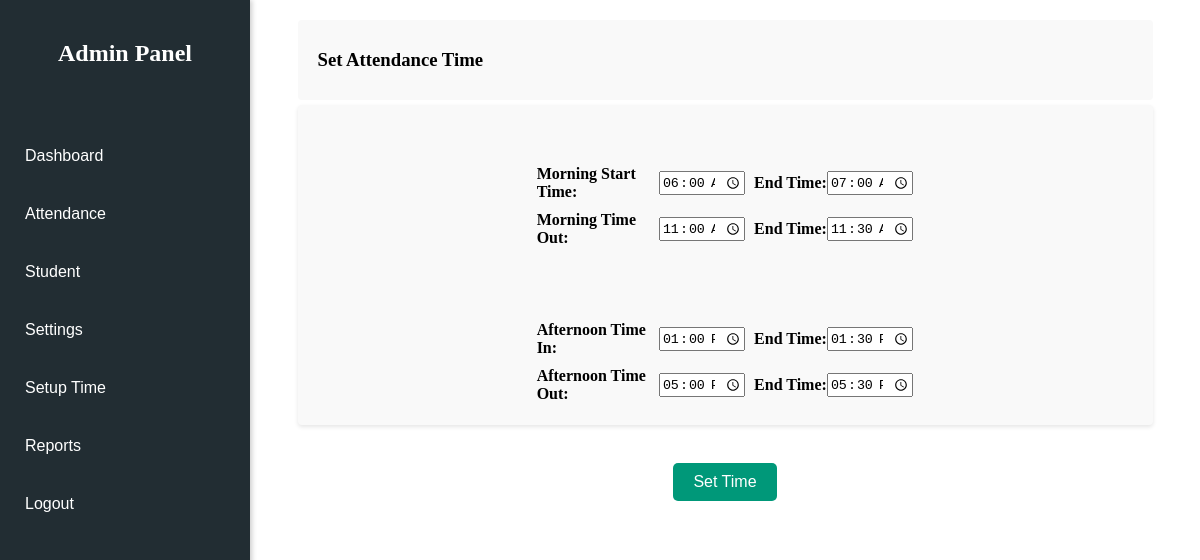
Before: /ADMIN/set_time.php with the older database file.
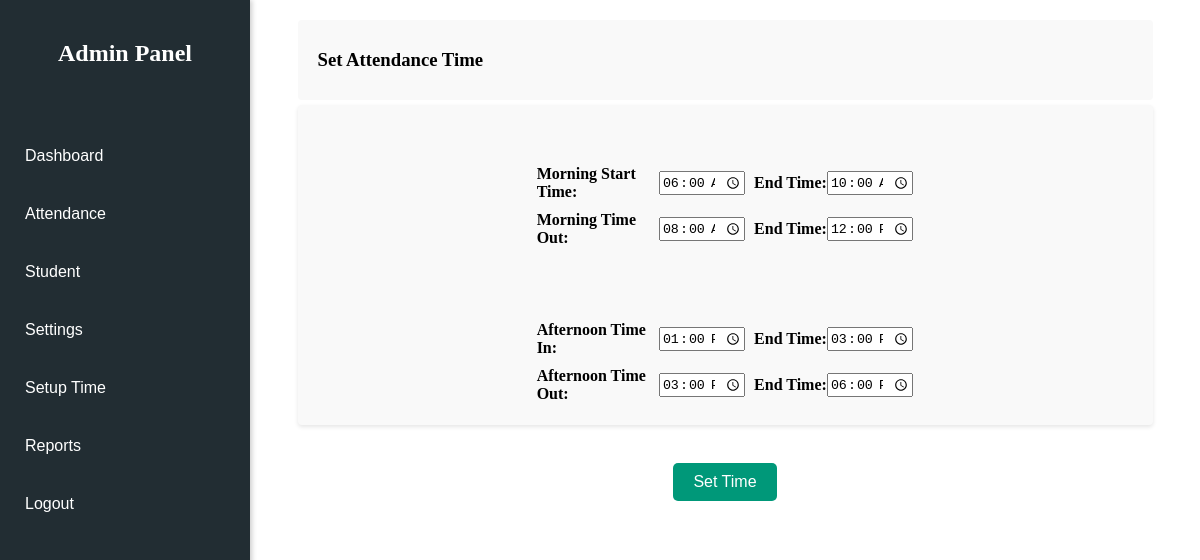
After: the same page with the newer database file.
### tables this page shows
CREATE TABLE `attendance_settings_tbl` (
  `id` int(11) NOT NULL,
  `MORNING_TIME_IN` varchar(10) NOT NULL,
  `TIME_IN_END` varchar(10) NOT NULL,
  `MORNING_TIME_OUT` varchar(10) NOT NULL,
  `TIME_OUT_END` varchar(10) NOT NULL,
  `AFTERNOON_TIME_IN` varchar(10) NOT NULL,
  `AFTERNOON_TIME_IN_END` varchar(10) NOT NULL,
  `AFTERNOON_TIME_OUT` varchar(10) NOT NULL,
  `AFTERNOON_TIME_OUT_END` varchar(10) NOT NULL
);

### ADMIN/set_time.php (the view, shortened to what this page needs)
<?php
include '../CONNECTION/connection.php';
$query = "SELECT * FROM attendance_settings_tbl WHERE id = 1";
$result = $conn->query($query);
if ($result->num_rows > 0) {
    $row = $result->fetch_assoc();
    $start_time = date("H:i", strtotime($row['MORNING_TIME_IN']));
    $start_time_end = date("H:i", strtotime($row['TIME_IN_END']));
    $morning_time_out = date("H:i", strtotime($row['MORNING_TIME_OUT']));
    $morning_time_out_end = date("H:i", strtotime($row['TIME_OUT_END']));
    $afternoon_time_in = date("H:i", strtotime($row['AFTERNOON_TIME_IN']));
    $afternoon_time_in_end = date("H:i", strtotime($row['AFTERNOON_TIME_IN_END']));
    $afternoon_time_out = date("H:i", strtotime($row['AFTERNOON_TIME_OUT']));
    $afternoon_time_out_end = date("H:i", strtotime($row['AFTERNOON_TIME_OUT_END']));
} else {
    $start_time = $start_time_end = $morning_time_out = $morning_time_out_end = "";
    $afternoon_time_in = $afternoon_time_in_end = $afternoon_time_out = $afternoon_time_out_end = "";
}
?>
<!DOCTYPE html>
<html lang="en">
<head>
    <link rel="stylesheet" href="CSS/set_time.css">
</head>
<body>
    <div class="nav">
        <?php include 'sidenav.php'; ?>
    </div>
    <div class="header-container">
        <h3>Set Attendance Time </h3>
    </div>
    <div class="form_wrapper">
        <form action="" method="post">
            <div class="time-container">
                <div class="time-group">
                    <label for="start_time">Morning Start Time:</label>
                    <input type="time" id="start_time" name="start_time" value="<?php echo $start_time; ?>" required>
                    <label for="start_time_end" class="end-label">End Time:</label>
                    <input type="time" id="start_time_end" name="start_time_end" value="<?php echo $start_time_end; ?>" required>
                </div>
                <div class="time-group">
                    <label for="morning_time_out">Morning Time Out:</label>
                    <input type="time" id="morning_time_out" name="morning_time_out" value="<?php echo $morning_time_out; ?>" required>
                    <label for="morning_time_out_end" class="end-label">End Time:</label>
                    <input type="time" id="morning_time_out_end" name="morning_time_out_end" value="<?php echo $morning_time_out_end; ?>" required>
                </div>
                <br>
                <br>
                <br>
                <div class="time-group">
                    <label for="afternoon_time_in">Afternoon Time In:</label>
                    <input type="time" id="afternoon_time_in" name="afternoon_time_in" value="<?php echo $afternoon_time_in; ?>" required>
                    <label for="afternoon_time_in_end" class="end-label">End Time:</label>
                    <input type="time" id="afternoon_time_in_end" name="afternoon_time_in_end" value="<?php echo $afternoon_time_in_end; ?>" required>
                </div>
                <div class="time-group">
                    <label for="afternoon_time_out">Afternoon Time Out:</label>
                    <input type="time" id="afternoon_time_out" name="afternoon_time_out" value="<?php echo $afternoon_time_out; ?>" required>
                    <label for="afternoon_time_out_end" class="end-label">End Time:</label>
                    <input type="time" id="afternoon_time_out_end" name="afternoon_time_out_end" value="<?php echo $afternoon_time_out_end; ?>" required>
                </div>
            </div>
            <button type="submit" class="set_time">Set Time</button>
        </form>
    </div>
</body>
</html>

Changed rows visible on the page:
changed attendance_settings_tbl: start_time_end "07:00" → "10:00"; morning_time_out "11:00" → "08:00"; morning_time_out_end "11:30" → "12:00"; afternoon_time_in_end "13:30" → "15:00"; afternoon_time_out "17:00" → "15:00"; afternoon_time_out_end "17:30" → "18:00"
